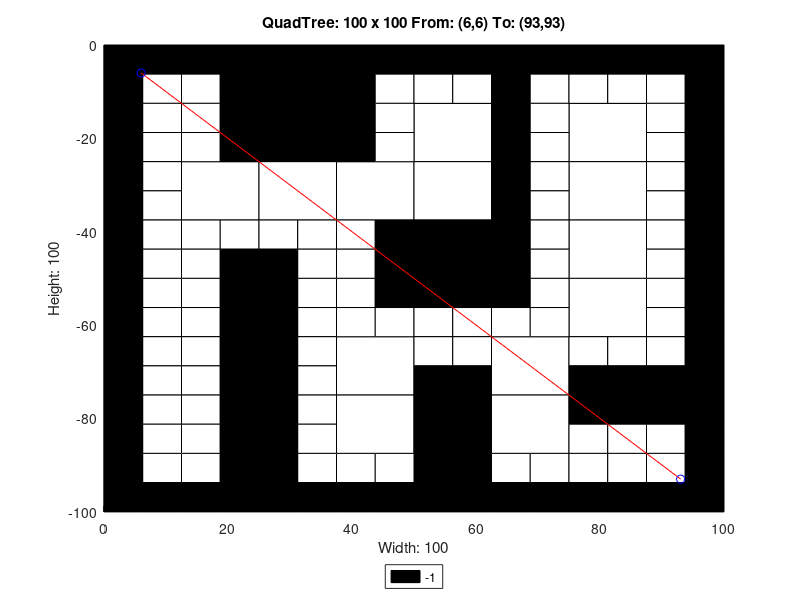

This figure's MATLAB source:
axis([0 100 -100 0]);
title('QuadTree: 100 x 100 From: (6,6) To: (93,93)');
xlabel('Width: 100');
ylabel('Height: 100');
rectangle('Position',[25 -12.5 12.5 12.5], 'FaceColor',[0 0 0]);
rectangle('Position',[25 -25 12.5 12.5], 'FaceColor',[0 0 0]);
rectangle('Position',[12.5 -37.5 12.5 12.5], 'FaceColor',[1 1 1]);
rectangle('Position',[25 -37.5 12.5 12.5], 'FaceColor',[1 1 1]);
rectangle('Position',[37.5 -37.5 12.5 12.5], 'FaceColor',[1 1 1]);
rectangle('Position',[50 -25 12.5 12.5], 'FaceColor',[1 1 1]);
rectangle('Position',[75 -25 12.5 12.5], 'FaceColor',[1 1 1]);
rectangle('Position',[50 -37.5 12.5 12.5], 'FaceColor',[1 1 1]);
rectangle('Position',[50 -50 12.5 12.5], 'FaceColor',[0 0 0]);
rectangle('Position',[75 -37.5 12.5 12.5], 'FaceColor',[1 1 1]);
rectangle('Position',[75 -50 12.5 12.5], 'FaceColor',[1 1 1]);
rectangle('Position',[37.5 -75 12.5 12.5], 'FaceColor',[1 1 1]);
rectangle('Position',[37.5 -87.5 12.5 12.5], 'FaceColor',[1 1 1]);
rectangle('Position',[62.5 -75 12.5 12.5], 'FaceColor',[1 1 1]);
rectangle('Position',[75 -62.5 12.5 12.5], 'FaceColor',[1 1 1]);
rectangle('Position',[50 -87.5 12.5 12.5], 'FaceColor',[0 0 0]);
rectangle('Position',[62.5 -87.5 12.5 12.5], 'FaceColor',[1 1 1]);
rectangle('Position',[50 -100 12.5 12.5], 'FaceColor',[0 0 0]);
rectangle('Position',[0 -6.25 6.25 6.25], 'FaceColor',[0 0 0]);
rectangle('Position',[6.25 -6.25 6.25 6.25], 'FaceColor',[0 0 0]);
rectangle('Position',[0 -12.5 6.25 6.25], 'FaceColor',[0 0 0]);
rectangle('Position',[6.25 -12.5 6.25 6.25], 'FaceColor',[1 1 1]);
rectangle('Position',[12.5 -6.25 6.25 6.25], 'FaceColor',[0 0 0]);
rectangle('Position',[18.75 -6.25 6.25 6.25], 'FaceColor',[0 0 0]);
rectangle('Position',[12.5 -12.5 6.25 6.25], 'FaceColor',[1 1 1]);
rectangle('Position',[18.75 -12.5 6.25 6.25], 'FaceColor',[0 0 0]);
rectangle('Position',[0 -18.75 6.25 6.25], 'FaceColor',[0 0 0]);
rectangle('Position',[6.25 -18.75 6.25 6.25], 'FaceColor',[1 1 1]);
rectangle('Position',[0 -25 6.25 6.25], 'FaceColor',[0 0 0]);
rectangle('Position',[6.25 -25 6.25 6.25], 'FaceColor',[1 1 1]);
rectangle('Position',[12.5 -18.75 6.25 6.25], 'FaceColor',[1 1 1]);
rectangle('Position',[18.75 -18.75 6.25 6.25], 'FaceColor',[0 0 0]);
rectangle('Position',[12.5 -25 6.25 6.25], 'FaceColor',[1 1 1]);
rectangle('Position',[18.75 -25 6.25 6.25], 'FaceColor',[0 0 0]);
rectangle('Position',[37.5 -6.25 6.25 6.25], 'FaceColor',[0 0 0]);
rectangle('Position',[43.75 -6.25 6.25 6.25], 'FaceColor',[0 0 0]);
rectangle('Position',[37.5 -12.5 6.25 6.25], 'FaceColor',[0 0 0]);
rectangle('Position',[43.75 -12.5 6.25 6.25], 'FaceColor',[1 1 1]);
rectangle('Position',[37.5 -18.75 6.25 6.25], 'FaceColor',[0 0 0]);
rectangle('Position',[43.75 -18.75 6.25 6.25], 'FaceColor',[1 1 1]);
rectangle('Position',[37.5 -25 6.25 6.25], 'FaceColor',[0 0 0]);
rectangle('Position',[43.75 -25 6.25 6.25], 'FaceColor',[1 1 1]);
rectangle('Position',[0 -31.25 6.25 6.25], 'FaceColor',[0 0 0]);
rectangle('Position',[6.25 -31.25 6.25 6.25], 'FaceColor',[1 1 1]);
rectangle('Position',[0 -37.5 6.25 6.25], 'FaceColor',[0 0 0]);
rectangle('Position',[6.25 -37.5 6.25 6.25], 'FaceColor',[1 1 1]);
rectangle('Position',[0 -43.75 6.25 6.25], 'FaceColor',[0 0 0]);
rectangle('Position',[6.25 -43.75 6.25 6.25], 'FaceColor',[1 1 1]);
rectangle('Position',[0 -50 6.25 6.25], 'FaceColor',[0 0 0]);
rectangle('Position',[6.25 -50 6.25 6.25], 'FaceColor',[1 1 1]);
rectangle('Position',[12.5 -43.75 6.25 6.25], 'FaceColor',[1 1 1]);
rectangle('Position',[18.75 -43.75 6.25 6.25], 'FaceColor',[1 1 1]);
rectangle('Position',[12.5 -50 6.25 6.25], 'FaceColor',[1 1 1]);
rectangle('Position',[18.75 -50 6.25 6.25], 'FaceColor',[0 0 0]);
rectangle('Position',[25 -43.75 6.25 6.25], 'FaceColor',[1 1 1]);
rectangle('Position',[31.25 -43.75 6.25 6.25], 'FaceColor',[1 1 1]);
rectangle('Position',[25 -50 6.25 6.25], 'FaceColor',[0 0 0]);
rectangle('Position',[31.25 -50 6.25 6.25], 'FaceColor',[1 1 1]);
rectangle('Position',[37.5 -43.75 6.25 6.25], 'FaceColor',[1 1 1]);
rectangle('Position',[43.75 -43.75 6.25 6.25], 'FaceColor',[0 0 0]);
rectangle('Position',[37.5 -50 6.25 6.25], 'FaceColor',[1 1 1]);
rectangle('Position',[43.75 -50 6.25 6.25], 'FaceColor',[0 0 0]);
rectangle('Position',[50 -6.25 6.25 6.25], 'FaceColor',[0 0 0]);
rectangle('Position',[56.25 -6.25 6.25 6.25], 'FaceColor',[0 0 0]);
rectangle('Position',[50 -12.5 6.25 6.25], 'FaceColor',[1 1 1]);
rectangle('Position',[56.25 -12.5 6.25 6.25], 'FaceColor',[1 1 1]);
rectangle('Position',[62.5 -6.25 6.25 6.25], 'FaceColor',[0 0 0]);
rectangle('Position',[68.75 -6.25 6.25 6.25], 'FaceColor',[0 0 0]);
rectangle('Position',[62.5 -12.5 6.25 6.25], 'FaceColor',[0 0 0]);
rectangle('Position',[68.75 -12.5 6.25 6.25], 'FaceColor',[1 1 1]);
rectangle('Position',[62.5 -18.75 6.25 6.25], 'FaceColor',[0 0 0]);
rectangle('Position',[68.75 -18.75 6.25 6.25], 'FaceColor',[1 1 1]);
rectangle('Position',[62.5 -25 6.25 6.25], 'FaceColor',[0 0 0]);
rectangle('Position',[68.75 -25 6.25 6.25], 'FaceColor',[1 1 1]);
rectangle('Position',[75 -6.25 6.25 6.25], 'FaceColor',[0 0 0]);
rectangle('Position',[81.25 -6.25 6.25 6.25], 'FaceColor',[0 0 0]);
rectangle('Position',[75 -12.5 6.25 6.25], 'FaceColor',[1 1 1]);
rectangle('Position',[81.25 -12.5 6.25 6.25], 'FaceColor',[1 1 1]);
rectangle('Position',[87.5 -6.25 6.25 6.25], 'FaceColor',[0 0 0]);
rectangle('Position',[93.75 -6.25 6.25 6.25], 'FaceColor',[0 0 0]);
rectangle('Position',[87.5 -12.5 6.25 6.25], 'FaceColor',[1 1 1]);
rectangle('Position',[93.75 -12.5 6.25 6.25], 'FaceColor',[0 0 0]);
rectangle('Position',[87.5 -18.75 6.25 6.25], 'FaceColor',[1 1 1]);
rectangle('Position',[93.75 -18.75 6.25 6.25], 'FaceColor',[0 0 0]);
rectangle('Position',[87.5 -25 6.25 6.25], 'FaceColor',[1 1 1]);
rectangle('Position',[93.75 -25 6.25 6.25], 'FaceColor',[0 0 0]);
rectangle('Position',[62.5 -31.25 6.25 6.25], 'FaceColor',[0 0 0]);
rectangle('Position',[68.75 -31.25 6.25 6.25], 'FaceColor',[1 1 1]);
rectangle('Position',[62.5 -37.5 6.25 6.25], 'FaceColor',[0 0 0]);
rectangle('Position',[68.75 -37.5 6.25 6.25], 'FaceColor',[1 1 1]);
rectangle('Position',[62.5 -43.75 6.25 6.25], 'FaceColor',[0 0 0]);
rectangle('Position',[68.75 -43.75 6.25 6.25], 'FaceColor',[1 1 1]);
rectangle('Position',[62.5 -50 6.25 6.25], 'FaceColor',[0 0 0]);
rectangle('Position',[68.75 -50 6.25 6.25], 'FaceColor',[1 1 1]);
rectangle('Position',[87.5 -31.25 6.25 6.25], 'FaceColor',[1 1 1]);
rectangle('Position',[93.75 -31.25 6.25 6.25], 'FaceColor',[0 0 0]);
rectangle('Position',[87.5 -37.5 6.25 6.25], 'FaceColor',[1 1 1]);
rectangle('Position',[93.75 -37.5 6.25 6.25], 'FaceColor',[0 0 0]);
rectangle('Position',[87.5 -43.75 6.25 6.25], 'FaceColor',[1 1 1]);
rectangle('Position',[93.75 -43.75 6.25 6.25], 'FaceColor',[0 0 0]);
rectangle('Position',[87.5 -50 6.25 6.25], 'FaceColor',[1 1 1]);
rectangle('Position',[93.75 -50 6.25 6.25], 'FaceColor',[0 0 0]);
rectangle('Position',[0 -56.25 6.25 6.25], 'FaceColor',[0 0 0]);
rectangle('Position',[6.25 -56.25 6.25 6.25], 'FaceColor',[1 1 1]);
rectangle('Position',[0 -62.5 6.25 6.25], 'FaceColor',[0 0 0]);
rectangle('Position',[6.25 -62.5 6.25 6.25], 'FaceColor',[1 1 1]);
rectangle('Position',[12.5 -56.25 6.25 6.25], 'FaceColor',[1 1 1]);
rectangle('Position',[18.75 -56.25 6.25 6.25], 'FaceColor',[0 0 0]);
rectangle('Position',[12.5 -62.5 6.25 6.25], 'FaceColor',[1 1 1]);
rectangle('Position',[18.75 -62.5 6.25 6.25], 'FaceColor',[0 0 0]);
rectangle('Position',[0 -68.75 6.25 6.25], 'FaceColor',[0 0 0]);
rectangle('Position',[6.25 -68.75 6.25 6.25], 'FaceColor',[1 1 1]);
rectangle('Position',[0 -75 6.25 6.25], 'FaceColor',[0 0 0]);
rectangle('Position',[6.25 -75 6.25 6.25], 'FaceColor',[1 1 1]);
rectangle('Position',[12.5 -68.75 6.25 6.25], 'FaceColor',[1 1 1]);
rectangle('Position',[18.75 -68.75 6.25 6.25], 'FaceColor',[0 0 0]);
rectangle('Position',[12.5 -75 6.25 6.25], 'FaceColor',[1 1 1]);
rectangle('Position',[18.75 -75 6.25 6.25], 'FaceColor',[0 0 0]);
rectangle('Position',[25 -56.25 6.25 6.25], 'FaceColor',[0 0 0]);
rectangle('Position',[31.25 -56.25 6.25 6.25], 'FaceColor',[1 1 1]);
rectangle('Position',[25 -62.5 6.25 6.25], 'FaceColor',[0 0 0]);
rectangle('Position',[31.25 -62.5 6.25 6.25], 'FaceColor',[1 1 1]);
rectangle('Position',[37.5 -56.25 6.25 6.25], 'FaceColor',[1 1 1]);
rectangle('Position',[43.75 -56.25 6.25 6.25], 'FaceColor',[0 0 0]);
rectangle('Position',[37.5 -62.5 6.25 6.25], 'FaceColor',[1 1 1]);
rectangle('Position',[43.75 -62.5 6.25 6.25], 'FaceColor',[1 1 1]);
rectangle('Position',[25 -68.75 6.25 6.25], 'FaceColor',[0 0 0]);
rectangle('Position',[31.25 -68.75 6.25 6.25], 'FaceColor',[1 1 1]);
rectangle('Position',[25 -75 6.25 6.25], 'FaceColor',[0 0 0]);
rectangle('Position',[31.25 -75 6.25 6.25], 'FaceColor',[1 1 1]);
rectangle('Position',[0 -81.25 6.25 6.25], 'FaceColor',[0 0 0]);
rectangle('Position',[6.25 -81.25 6.25 6.25], 'FaceColor',[1 1 1]);
rectangle('Position',[0 -87.5 6.25 6.25], 'FaceColor',[0 0 0]);
rectangle('Position',[6.25 -87.5 6.25 6.25], 'FaceColor',[1 1 1]);
rectangle('Position',[12.5 -81.25 6.25 6.25], 'FaceColor',[1 1 1]);
rectangle('Position',[18.75 -81.25 6.25 6.25], 'FaceColor',[0 0 0]);
rectangle('Position',[12.5 -87.5 6.25 6.25], 'FaceColor',[1 1 1]);
rectangle('Position',[18.75 -87.5 6.25 6.25], 'FaceColor',[0 0 0]);
rectangle('Position',[0 -93.75 6.25 6.25], 'FaceColor',[0 0 0]);
rectangle('Position',[6.25 -93.75 6.25 6.25], 'FaceColor',[1 1 1]);
rectangle('Position',[0 -100 6.25 6.25], 'FaceColor',[0 0 0]);
rectangle('Position',[6.25 -100 6.25 6.25], 'FaceColor',[0 0 0]);
rectangle('Position',[12.5 -93.75 6.25 6.25], 'FaceColor',[1 1 1]);
rectangle('Position',[18.75 -93.75 6.25 6.25], 'FaceColor',[0 0 0]);
rectangle('Position',[12.5 -100 6.25 6.25], 'FaceColor',[0 0 0]);
rectangle('Position',[18.75 -100 6.25 6.25], 'FaceColor',[0 0 0]);
rectangle('Position',[25 -81.25 6.25 6.25], 'FaceColor',[0 0 0]);
rectangle('Position',[31.25 -81.25 6.25 6.25], 'FaceColor',[1 1 1]);
rectangle('Position',[25 -87.5 6.25 6.25], 'FaceColor',[0 0 0]);
rectangle('Position',[31.25 -87.5 6.25 6.25], 'FaceColor',[1 1 1]);
rectangle('Position',[25 -93.75 6.25 6.25], 'FaceColor',[0 0 0]);
rectangle('Position',[31.25 -93.75 6.25 6.25], 'FaceColor',[1 1 1]);
rectangle('Position',[25 -100 6.25 6.25], 'FaceColor',[0 0 0]);
rectangle('Position',[31.25 -100 6.25 6.25], 'FaceColor',[0 0 0]);
rectangle('Position',[37.5 -93.75 6.25 6.25], 'FaceColor',[1 1 1]);
rectangle('Position',[43.75 -93.75 6.25 6.25], 'FaceColor',[1 1 1]);
rectangle('Position',[37.5 -100 6.25 6.25], 'FaceColor',[0 0 0]);
rectangle('Position',[43.75 -100 6.25 6.25], 'FaceColor',[0 0 0]);
rectangle('Position',[50 -56.25 6.25 6.25], 'FaceColor',[0 0 0]);
rectangle('Position',[56.25 -56.25 6.25 6.25], 'FaceColor',[0 0 0]);
rectangle('Position',[50 -62.5 6.25 6.25], 'FaceColor',[1 1 1]);
rectangle('Position',[56.25 -62.5 6.25 6.25], 'FaceColor',[1 1 1]);
rectangle('Position',[62.5 -56.25 6.25 6.25], 'FaceColor',[0 0 0]);
rectangle('Position',[68.75 -56.25 6.25 6.25], 'FaceColor',[1 1 1]);
rectangle('Position',[62.5 -62.5 6.25 6.25], 'FaceColor',[1 1 1]);
rectangle('Position',[68.75 -62.5 6.25 6.25], 'FaceColor',[1 1 1]);
rectangle('Position',[50 -68.75 6.25 6.25], 'FaceColor',[1 1 1]);
rectangle('Position',[56.25 -68.75 6.25 6.25], 'FaceColor',[1 1 1]);
rectangle('Position',[50 -75 6.25 6.25], 'FaceColor',[0 0 0]);
rectangle('Position',[56.25 -75 6.25 6.25], 'FaceColor',[0 0 0]);
rectangle('Position',[87.5 -56.25 6.25 6.25], 'FaceColor',[1 1 1]);
rectangle('Position',[93.75 -56.25 6.25 6.25], 'FaceColor',[0 0 0]);
rectangle('Position',[87.5 -62.5 6.25 6.25], 'FaceColor',[1 1 1]);
rectangle('Position',[93.75 -62.5 6.25 6.25], 'FaceColor',[0 0 0]);
rectangle('Position',[75 -68.75 6.25 6.25], 'FaceColor',[1 1 1]);
rectangle('Position',[81.25 -68.75 6.25 6.25], 'FaceColor',[1 1 1]);
rectangle('Position',[75 -75 6.25 6.25], 'FaceColor',[0 0 0]);
rectangle('Position',[81.25 -75 6.25 6.25], 'FaceColor',[0 0 0]);
rectangle('Position',[87.5 -68.75 6.25 6.25], 'FaceColor',[1 1 1]);
rectangle('Position',[93.75 -68.75 6.25 6.25], 'FaceColor',[0 0 0]);
rectangle('Position',[87.5 -75 6.25 6.25], 'FaceColor',[0 0 0]);
rectangle('Position',[93.75 -75 6.25 6.25], 'FaceColor',[0 0 0]);
rectangle('Position',[62.5 -93.75 6.25 6.25], 'FaceColor',[1 1 1]);
rectangle('Position',[68.75 -93.75 6.25 6.25], 'FaceColor',[1 1 1]);
rectangle('Position',[62.5 -100 6.25 6.25], 'FaceColor',[0 0 0]);
rectangle('Position',[68.75 -100 6.25 6.25], 'FaceColor',[0 0 0]);
rectangle('Position',[75 -81.25 6.25 6.25], 'FaceColor',[0 0 0]);
rectangle('Position',[81.25 -81.25 6.25 6.25], 'FaceColor',[0 0 0]);
rectangle('Position',[75 -87.5 6.25 6.25], 'FaceColor',[1 1 1]);
rectangle('Position',[81.25 -87.5 6.25 6.25], 'FaceColor',[1 1 1]);
rectangle('Position',[87.5 -81.25 6.25 6.25], 'FaceColor',[0 0 0]);
rectangle('Position',[93.75 -81.25 6.25 6.25], 'FaceColor',[0 0 0]);
rectangle('Position',[87.5 -87.5 6.25 6.25], 'FaceColor',[1 1 1]);
rectangle('Position',[93.75 -87.5 6.25 6.25], 'FaceColor',[0 0 0]);
rectangle('Position',[75 -93.75 6.25 6.25], 'FaceColor',[1 1 1]);
rectangle('Position',[81.25 -93.75 6.25 6.25], 'FaceColor',[1 1 1]);
rectangle('Position',[75 -100 6.25 6.25], 'FaceColor',[0 0 0]);
rectangle('Position',[81.25 -100 6.25 6.25], 'FaceColor',[0 0 0]);
rectangle('Position',[87.5 -93.75 6.25 6.25], 'FaceColor',[1 1 1]);
rectangle('Position',[93.75 -93.75 6.25 6.25], 'FaceColor',[0 0 0]);
rectangle('Position',[87.5 -100 6.25 6.25], 'FaceColor',[0 0 0]);
rectangle('Position',[93.75 -100 6.25 6.25], 'FaceColor',[0 0 0]);
X=[93,6];
Y=[-93,-6];
hold on;
plot(X,Y,'r');
plot(X,Y,'bo');
legend('-1','Location','southoutside');
